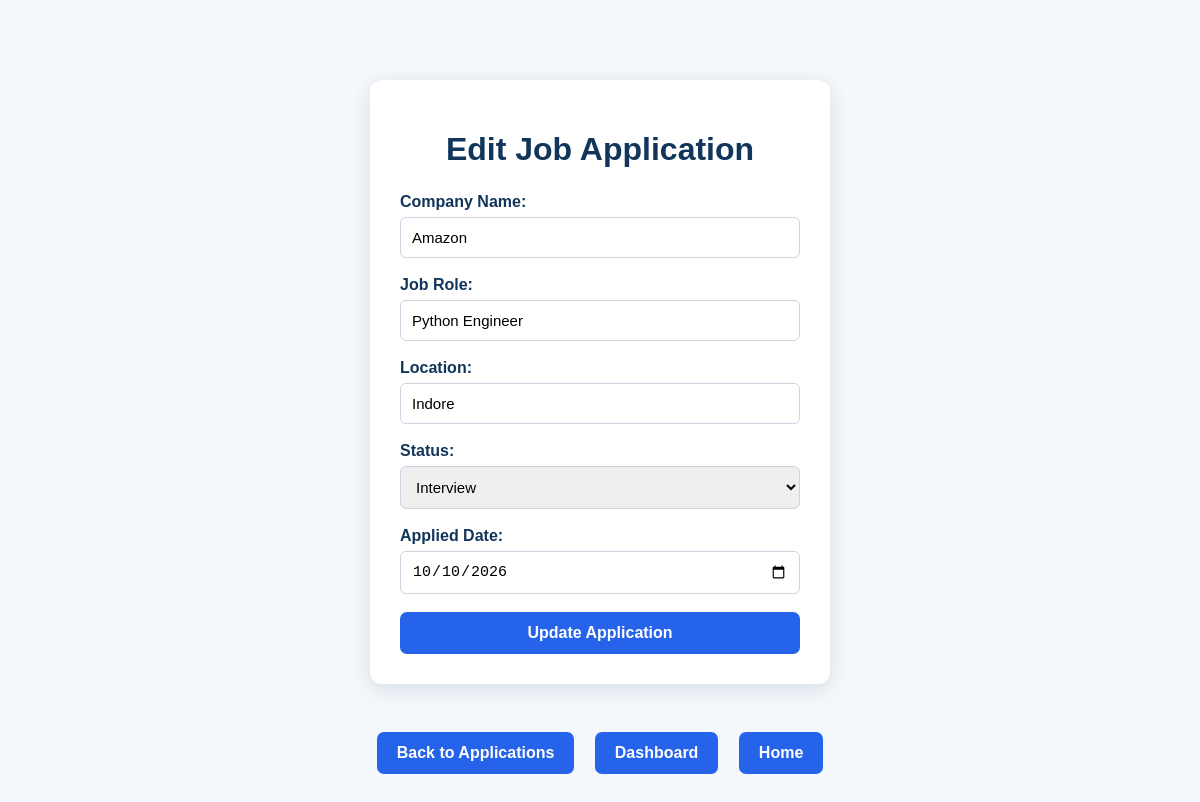
The app's page /edit/12 with its own data.
### tables this page shows
CREATE TABLE applications (
            id INTEGER PRIMARY KEY AUTOINCREMENT,
            company TEXT NOT NULL,
            role TEXT NOT NULL,
            location TEXT,
            status TEXT,
            applied_date TEXT
        );

### app.py (the view, shortened to what this page needs)
@app.route("/edit/<int:id>", methods=["GET", "POST"])
def edit_application(id):
    conn = sqlite3.connect("database.db")
    cursor = conn.cursor()
    cursor.execute(
        """
        SELECT *
        FROM applications
        WHERE id = ?
        """,
        (id,)
    )
    application = cursor.fetchone()
    conn.close()
    return render_template(
        "edit_application.html",
        application=application
    )

### templates/edit_application.html (shortened to what this page needs)
<!DOCTYPE html>
<html>
<head>
    <link rel="stylesheet"
          href="{{ url_for('static', filename='style.css') }}">
</head>
<body>
    <div class="form-container">
        <h1>Edit Job Application</h1>
        <form action="/edit/{{ application[0] }}" method="POST">
            <label>Company Name:</label>
            <input type="text"
                   name="company"
                   value="{{ application[1] }}"
                   required>
            <label>Job Role:</label>
            <input type="text"
                   name="role"
                   value="{{ application[2] }}"
                   required>
            <label>Location:</label>
            <input type="text"
                   name="location"
                   value="{{ application[3] }}">
            <label>Status:</label>
            <select name="status" required>
                <option value="Interview"
                    {% if application[4] == "Interview" %}selected{% endif %}>
                    Interview
                </option>
            </select>
            <label>Applied Date:</label>
            <input type="date"
                   name="applied_date"
                   value="{{ application[5] }}"
                   required>
            <button type="submit">
                Update Application
            </button>
        </form>
    </div>
    <div class="dashboard-buttons">
        <a href="/applications">
            Back to Applications
        </a>
        <a href="/dashboard">
            Dashboard
        </a>
        <a href="/">
            Home
        </a>
    </div>
</body>
</html>

### static/style.css (style rules this page uses)
body { font-family: Arial, sans-serif; background-color: #f4f7fb; color: #12355b; text-align: center; margin: 0; padding: 40px; }
h1 { margin-bottom: 10px; color: #12355b; }
a { display: inline-block; padding: 12px 20px; margin: 8px; text-decoration: none; background-color: #2563eb; color: white; border-radius: 7px; font-weight: 600; transition: 0.2s; }
.form-container { width: 400px; max-width: 90%; margin: 40px auto; background-color: white; padding: 30px; border-radius: 12px; box-shadow: 0 5px 20px rgba(18, 53, 91, 0.12); text-align: left; }
.form-container h1 { text-align: center; margin-bottom: 25px; }
.form-container label { display: block; margin-bottom: 6px; font-weight: bold; color: #12355b; }
.form-container input, .form-container select { width: 100%; box-sizing: border-box; padding: 11px; margin: 0 0 18px 0; border: 1px solid #cbd5e1; border-radius: 6px; font-size: 15px; }
.form-container button { width: 100%; padding: 12px; background-color: #2563eb; color: white; border: none; border-radius: 7px; font-size: 16px; font-weight: bold; cursor: pointer; }

### records on screen
applications: company "Amazon", role "Python Engineer", location "Indore", status "Interview", applied_date "10/10/2026"
